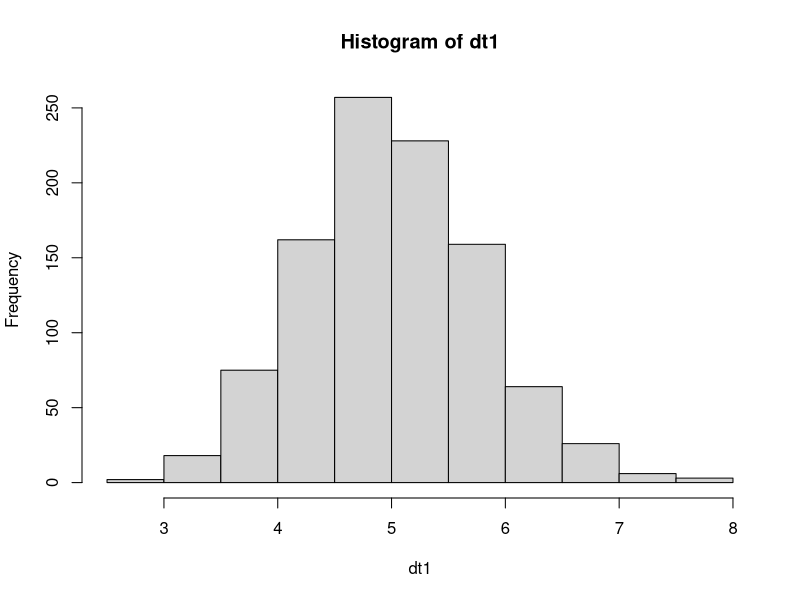

Recreate this plot in R.
## ---- chunk 1
lambda <- 0.2
## ---- chunk 2
set.seed(123)
dt1 <- replicate(1000, mean(rexp(40, lambda)))
## ---- chunk 3
s_mean <- mean(dt1)
th_mean <- 1/lambda
s_mean
th_mean
## ---- chunk 4
hist(dt1)
